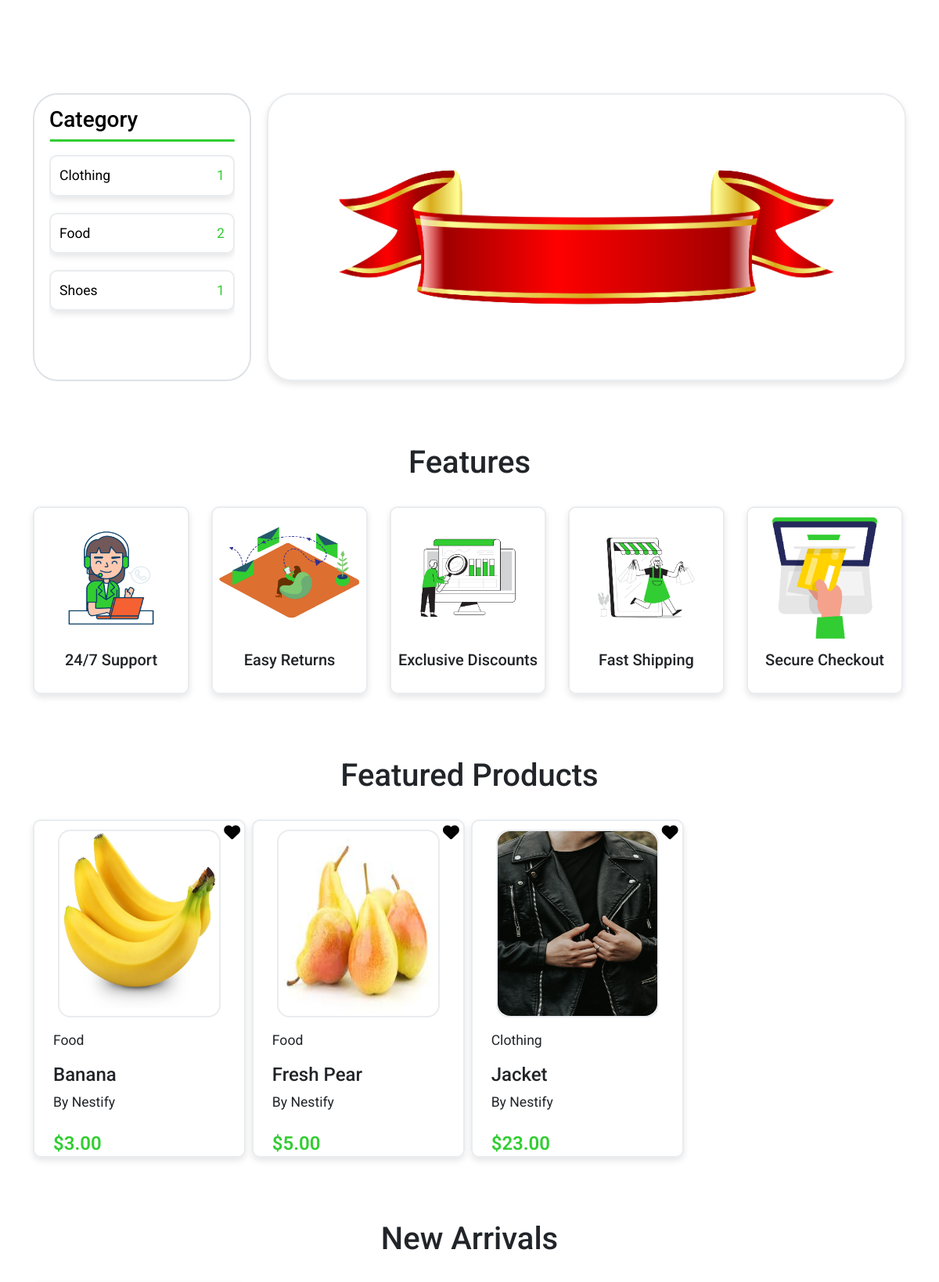
Page /core/owner/shop/ (signed in, middle part) on the earlier database version.
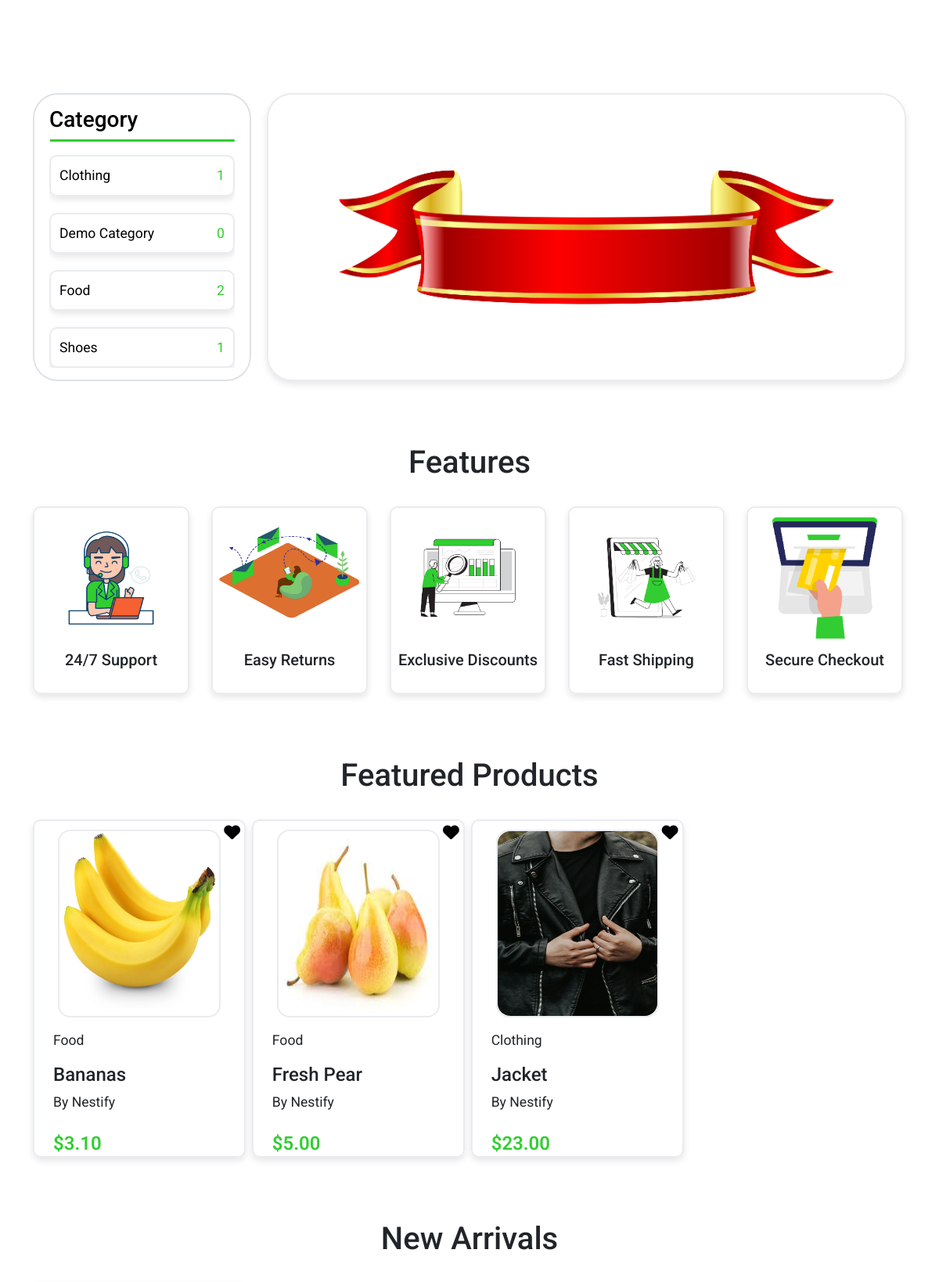
Same page on the later database version.
### shop/models.py (models this page shows, shortened)
class Category(models.Model):
    categoryId =  ShortUUIDField(unique=True, length=10, max_length=21, prefix="category", alphabet="ABCDEF0123456789")
    name = models.CharField(max_length=255)
    description = models.TextField(blank=False, null=False)
    image = models.ImageField(upload_to='category_directory_path', blank=True, null=True)
    shop = models.ForeignKey(Shop, related_name='shop_categories', on_delete=models.CASCADE)
    created_at = models.DateTimeField(auto_now_add=True)
    created_by = models.ForeignKey(settings.AUTH_USER_MODEL, on_delete=models.CASCADE, related_name="user_categories")
    class Meta:
        ordering = ('name',)
        verbose_name_plural = 'Categories'
        unique_together = ('created_by', 'name')
    def __str__(self):
        return self.name

class Feature(models.Model):
    featureId = ShortUUIDField(unique=True, length=10, max_length=21, prefix="feature", alphabet="ABCDEF0123456789")
    name = models.CharField(max_length=255)
    image = models.ImageField(upload_to='feature_directory_path', blank=True, null=True)
    shop = models.ForeignKey(Shop, related_name='shop_features', on_delete=models.CASCADE)
    created_by = models.ForeignKey(settings.AUTH_USER_MODEL, related_name='user_features', on_delete=models.CASCADE)
    created_at = models.DateTimeField(auto_now_add=True)
    class Meta:
        ordering = ('name',)
        unique_together = ('created_by', 'name')

class FeaturedProduct(models.Model):
    featuredProductId = ShortUUIDField(unique=True, length=10, max_length=27, prefix="featuredProduct", alphabet="ABCDEF0123456789")
    shop = models.ForeignKey(Shop, related_name='shop_featured_products', on_delete=models.CASCADE)
    created_by = models.ForeignKey(settings.AUTH_USER_MODEL, related_name='user_featured_products', on_delete=models.CASCADE)
    created_at = models.DateTimeField(auto_now_add=True)
    product = models.ForeignKey(Product, related_name='product_featured_product', on_delete=models.CASCADE)
    class Meta:
        ordering = ('product__name',)
        unique_together = ('shop', 'product')
        verbose_name_plural = 'Featured Products'

class Product(models.Model):
    productId =  ShortUUIDField(unique=True, length=10, max_length=21, prefix="product", alphabet="ABCDEF0123456789")
    name = models.CharField(max_length=255)
    category = models.ForeignKey(Category, related_name='category_products', on_delete=models.CASCADE)
    image = models.ImageField(upload_to='product_directory_path', blank=True, null=True)
    video = models.ForeignKey(ProductVideo, null=True, blank=True, on_delete=models.SET_NULL, related_name="product_on_the_video")
    shop = models.ForeignKey(Shop, related_name='shop_products', on_delete=models.CASCADE)
    description = models.TextField(blank=True, null=True)
    specifications = models.TextField(blank=True, null=True)
    mfg = models.DateTimeField(auto_now_add=False, null=True, blank=True)
    price = models.DecimalField(max_digits=15, decimal_places=2)
    stock_quantity = models.PositiveIntegerField()
    created_by = models.ForeignKey(settings.AUTH_USER_MODEL, related_name='user_products', on_delete=models.CASCADE)
    created_at = models.DateTimeField(auto_now_add=True)
    updated_at = models.DateTimeField(auto_now=True)
    tags = TaggableManager(blank=True)
    sku = ShortUUIDField(unique=True, length=4, max_length=10, prefix="sku", alphabet="0123456789")
    class Meta:
        ordering = ('name',)
        unique_together = ('created_by', 'name', 'category')

class Shop(models.Model):
    shopId = ShortUUIDField(unique=True, length=10, max_length=21, prefix="shop", alphabet="ABCDEF0123456789")
    name = models.CharField(max_length=255)
    description = models.TextField(blank=False, null=False)
    image = models.ImageField(upload_to='shop_directory_path', blank=True, null=True)
    address = models.TextField(blank=False, null=False)
    contact = models.CharField(max_length=255)
    created_at = models.DateTimeField(auto_now_add=True)
    created_by = models.OneToOneField(settings.AUTH_USER_MODEL, on_delete=models.CASCADE, related_name="user_shop")
    class Meta:
        ordering = ('name',)
        unique_together = ('created_by', 'name')

### core/views.py (the view)
# urls.py: path("owner/shop/", views.owner_shop, name="owner_shop"),
@never_cache
def owner_shop(request):
    user = request.user
    shop = None
    if user.user_type == 'business_owner':
        try:
            shop = Shop.objects.get(created_by=user)
        except Shop.DoesNotExist:
            messages.error(request, "You don't have a shop registered.")
    elif user.user_type == 'customer':
        shopId = request.session.get('current_shop_id')
        if shopId:
            shop = get_object_or_404(Shop, shopId=shopId)
        else:
            messages.error(request, "No products available.")
    social_media = SocialMedia.objects.filter(created_by=shop.created_by)
    categories = Category.objects.filter(created_by=shop.created_by)
    features = Feature.objects.filter(created_by=shop.created_by)
    featured_products = FeaturedProduct.objects.filter(created_by=shop.created_by)
    new_arrivals = NewArrival.objects.filter(created_by=shop.created_by)
    discounted_products = DiscountedProduct.objects.filter(created_by=shop.created_by, shop=shop)
    wishlist_items = Wishlist.objects.filter(created_by=user).values_list('product__productId', flat=True)
    return render(request, "core/owner/shop.html", {
        'user': user,
        'shop': shop,
        'social_media': social_media,
        'features': features,
        'featured_products': featured_products,
        'new_arrivals': new_arrivals,
        'discounted_products': discounted_products,
        'categories': categories,
        'wishlist_items': wishlist_items,
    })

### core/templatetags/custom_tags.py (called while the page is built)
@register.filter
def startswith(value, arg):
    return value.startswith(arg)

### templates/core/owner/shop.html (shortened to what the changed rows need)
{% extends "core/owner/owner-base.html" %}
{% load static %}
{% block content %}
<section class="shop_banner_section">
    <div class="container">
        <div class="banner-section-box">
            <div class="col-lg-3">
                <div class="category-collection-box">
                    {% if categories %}
                    <div class="category-collection">
                        {% for category in categories%}
                        <a href="{% url 'core:category_detail' category.categoryId %}" class="category">
                            <div class="category-box">
                                <p>{{ category }}</p>
                                <p class="category-count">{{ category.category_products.count }}</p>
                            </div>
                        </a>
                        {% endfor %}
                    </div>
                    {% else %}
                        <p class="mt-3">No Categories. <a href="#">Click here</a> to create categories.</p>
                    {% endif %}
                </div>
            </div>
        </div>
    </div>
    </section>
{% if features %}
<section class="shop_features_section">
    <div class="container">
        <h1 class="feature-title">Features</h1>
        <div class="shop-feature-collection-box">
            {% for feature in features %}
            <div class="feature-box">
              <div class="feature-image">
                {% if feature.image %}
                    <img
                    src="{{ feature.image.url }}"
                    alt="feature image"
                    class="img-fluid"
                    />
                {% else %}
                    <img src="{% static 'img/feature.jpeg' %}" alt="feature image" class="img-fluid">
                {% endif %}
              </div>
              <div class="feature-name">
                <h5>{{ feature.name }}</h5>
              </div>
            </div>
            {% endfor %}
        </div>
    </div>
</section>
{% endif %}
{% if featured_products %}
<section class="shop_featured_products_section">
    <div class="container">
        <h1 class="featured-product-title">Featured Products</h1>
        <div class="featured-product-collection-box">
            {% for featured_product in featured_products %}
                <div class="featured-product-box">
                    <a href="{% url 'core:product_detail' featured_product.product.productId %}">
                        <div class="featured-product-image">
                            <img src="{{ featured_product.product.image.url }}" alt="{{ featured_product.product.name }} image">
                        </div>
                    </a>
                    <a href="#" class="add-to-wishlist" data-product-item="{{ featured_product.product.productId }}">
                        <i class="fa-solid fa-heart {% if featured_product.product.productId in wishlist_items %}green-heart{% endif %}">
                        </i>
                    </a>
                    <p>{{ featured_product.product.category.name }}</p>
                    <h4>{{ featured_product.product.name }}</h4>
                    <p>By {{ featured_product.product.shop.name }}</p>
                    <div class="price-and-button">
                        <p class="price">${{ featured_product.product.price }}</p>
                    </div>
                </div>
            {% endfor %}
        </div>
    </div>
</section>
{% endif %}
{% if new_arrivals %}
<section class="shop_new_arrivals_section">
    <div class="container">
        <h1 class="new-arrival-title">New Arrivals</h1>
    </div>
</section>
{% endif %}
{% endblock %}

Differences in the rows shown:
removed FeaturedProduct: product.image (picture), product.category.name "Food", product.name "Banana", product.shop.name "Nestify", product.price "3.00"
added Category: name "Demo Category", category_products.count "0"
added FeaturedProduct: product.image (picture), product.category.name "Food", product.name "Bananas", product.shop.name "Nestify", product.price "3.10"
